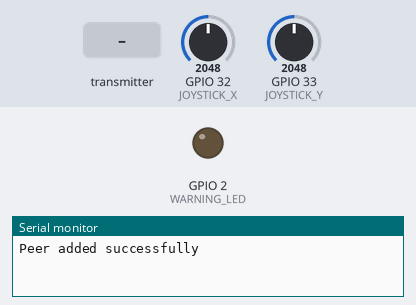
Simulated run of this sketch. Board: ESP32. Shown: output pins drawn as LEDs (lit = HIGH), the last lines printed to the serial monitor. Dashed ring = blinking. The inputs (shaded band) are chosen by the test bench; at power-on: GPIO 33 (JOYSTICK_Y) = 2048, GPIO 32 (JOYSTICK_X) = 2048.

Above: at 1.2 s.
1.3 s: the transmitter starts sending obstacle = 1
At 2.5 s:
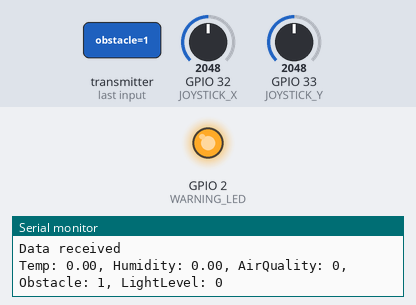
2.8 s: GPIO 33 (JOYSTICK_Y) set to 1587
4.5 s: GPIO 33 (JOYSTICK_Y) set to 1500
At 5.75 s:
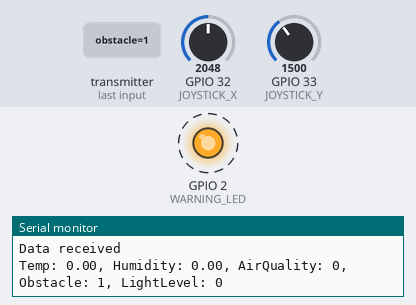
7.5 s: GPIO 33 (JOYSTICK_Y) set to 2040
At 8.7 s:
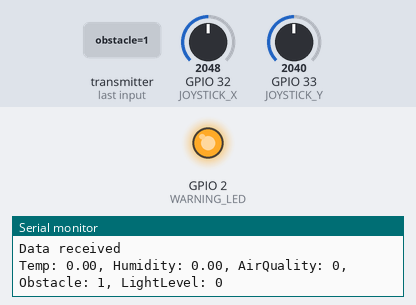
9.0 s: GPIO 33 (JOYSTICK_Y) set to 1228
At 10.25 s:
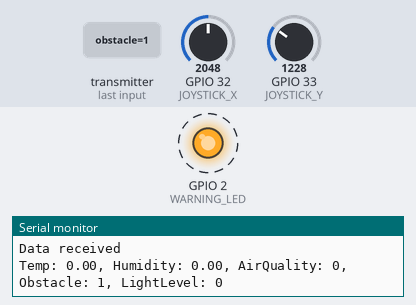
Timing chart, 0 to 13.0 s (numbered marks = the images above; inputs shaded):
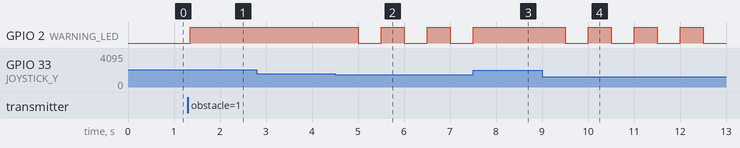

Measured:
- the behaviour switches between 1548 and 1547 on GPIO 33 (JOYSTICK_Y) (found by bisection; images 1 and 2)
- after the input at 1.3 s, GPIO 2 (WARNING_LED): LOW → HIGH after 0.05 s
- after the input at 4.5 s, GPIO 2 (WARNING_LED): alternates HIGH for 0.50 s and LOW for 0.50 s, starting after 0.50 s
- after the input at 7.5 s, GPIO 2 (WARNING_LED): goes on until 7.5 s, then stays HIGH
- after the input at 9.0 s, GPIO 2 (WARNING_LED): alternates HIGH for 0.50 s and LOW for 0.50 s, starting after 0.50 s

The sketch:

Remote.ino
```cpp
#include <esp_now.h>
#include <WiFi.h>

// Pin Definitions
#define JOYSTICK_X    32  // Joystick X-axis
#define JOYSTICK_Y    33  // Joystick Y-axis
#define WARNING_LED   2

// Constants
#define WARNING_LED_BLINK_INTERVAL 500  // LED blink interval in ms
#define GAS_THRESHOLD  2000  // Adjust based on your MQ135 calibration
#define JOYSTICK_THRESHOLD 2048 // Center value of joystick
#define JOYSTICK_DEADZONE 500  // Deadzone for joystick. At what point should the bot start moving

// Direction enumeration
enum class Direction : uint8_t {
    Stop = 0,
    Forward,
    Backward,
    Left,
    Right
};

// Global variables
unsigned long warningLEDlastBlinkTime = 0;
bool warningLEDState = false;
bool obstacleDetected = false;
bool forwardPressed = false;

// Bot MAC address
uint8_t botAddress[] = {0x2C, 0xBC, 0xBB, 0x0D, 0xCE, 0xD0};

// Structure for receiving sensor data
struct SensorData {
    float temperature;
    float humidity;
    int airQuality;
    bool obstacle;
    int lightLevel;
};

// Structure for sending commands
struct CommandData {
    Direction direction;
};

void onDataReceived(const esp_now_recv_info_t *esp_now_info, const uint8_t *data, int data_len) {
    Serial.println("Data received");
    if (data_len == sizeof(SensorData)) {
        SensorData sensorData;
        memcpy(&sensorData, data, sizeof(sensorData));
        Serial.printf("Temp: %.2f, Humidity: %.2f, AirQuality: %d, Obstacle: %d, LightLevel: %d\n",
            sensorData.temperature, sensorData.humidity, sensorData.airQuality, sensorData.obstacle, sensorData.lightLevel);
        processSensorData(sensorData);
    } else {
        Serial.printf("Unexpected data length: %d\n", data_len);
    }
}

void setup() {
    Serial.begin(115200);

    // Initialize pins
    pinMode(JOYSTICK_X, INPUT);
    pinMode(JOYSTICK_Y, INPUT);
    pinMode(WARNING_LED, OUTPUT);

    // Initialize ESP-NOW
    WiFi.mode(WIFI_STA);
    if (esp_now_init() != ESP_OK) {
        Serial.println("ESP-NOW init failed");
        return;
    }

    // Register callback
    esp_now_register_recv_cb(onDataReceived);

    // Add bot as peer
    esp_now_peer_info_t peerInfo = {};
    memcpy(peerInfo.peer_addr, botAddress, 6);
    peerInfo.channel = 0;
    peerInfo.encrypt = false;

    if (esp_now_add_peer(&peerInfo) == ESP_OK) {
        Serial.println("Peer added successfully");
    } else {
        Serial.println("Failed to add peer");
    }
}

void loop() {
    // Check joystick and send commands
    checkJoystick();
    // Handle warning LED
    handleWarningLED();
}

void checkJoystick() {
    CommandData command;
    command.direction = Direction::Stop;  // Default to stop

    int xValue = analogRead(JOYSTICK_X);
    int yValue = analogRead(JOYSTICK_Y);

// Determine direction based on joystick position
        if (abs(xValue - JOYSTICK_THRESHOLD) > JOYSTICK_DEADZONE ||
            abs(yValue - JOYSTICK_THRESHOLD) > JOYSTICK_DEADZONE) {

            if (abs(xValue - JOYSTICK_THRESHOLD) > abs(yValue - JOYSTICK_THRESHOLD)) {
                // Horizontal movement takes priority
                if (xValue > JOYSTICK_THRESHOLD + JOYSTICK_DEADZONE) {
                    command.direction = Direction::Right;
                    forwardPressed = false;
                } else if (xValue < JOYSTICK_THRESHOLD - JOYSTICK_DEADZONE) {
                    command.direction = Direction::Left;
                    forwardPressed = false;
                }
            } else {
                // Vertical movement
                if (yValue > JOYSTICK_THRESHOLD + JOYSTICK_DEADZONE) {
                    command.direction = Direction::Backward;
                    forwardPressed = false;
                } else if (yValue < JOYSTICK_THRESHOLD - JOYSTICK_DEADZONE) {
                    command.direction = Direction::Forward;
                    forwardPressed = true;
                }
            }
        } else {
            forwardPressed = false;
        }


    // Send command via ESP-NOW
    esp_now_send(botAddress, (uint8_t*)&command, sizeof(command));
}

void handleWarningLED() {
    if (obstacleDetected) {
        if (forwardPressed) {
            // Blink LED if trying to move forward with obstacle
            if (millis() - warningLEDlastBlinkTime >= WARNING_LED_BLINK_INTERVAL) {
                warningLEDState = !warningLEDState;
                digitalWrite(WARNING_LED, warningLEDState);
                warningLEDlastBlinkTime = millis();
            }
        } else {
            // Solid LED if obstacle detected but not moving
            digitalWrite(WARNING_LED, HIGH);
        }
    } else {
        digitalWrite(WARNING_LED, LOW);
    }
}

void processSensorData(const SensorData &data) {
    // Update obstacle status
    obstacleDetected = data.obstacle;
}
```
